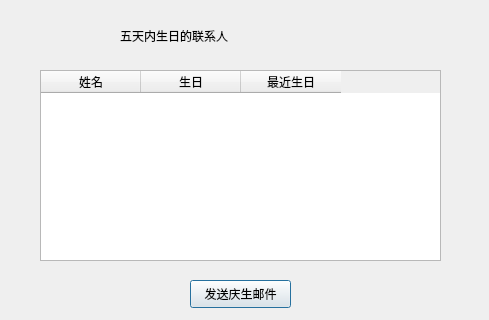
<?xml version="1.0" encoding="UTF-8"?>
<ui version="4.0">
 <class>HappyDlg</class>
 <widget class="QDialog" name="HappyDlg">
  <property name="geometry">
   <rect>
    <x>0</x>
    <y>0</y>
    <width>489</width>
    <height>320</height>
   </rect>
  </property>
  <property name="windowTitle">
   <string>Dialog</string>
  </property>
  <widget class="QTableWidget" name="classmatetable">
   <property name="geometry">
    <rect>
     <x>40</x>
     <y>70</y>
     <width>401</width>
     <height>191</height>
    </rect>
   </property>
   <property name="sizePolicy">
    <sizepolicy hsizetype="Preferred" vsizetype="Preferred">
     <horstretch>0</horstretch>
     <verstretch>0</verstretch>
    </sizepolicy>
   </property>
   <property name="editTriggers">
    <set>QAbstractItemView::NoEditTriggers</set>
   </property>
   <property name="tabKeyNavigation">
    <bool>true</bool>
   </property>
   <property name="dragDropOverwriteMode">
    <bool>true</bool>
   </property>
   <property name="selectionBehavior">
    <enum>QAbstractItemView::SelectRows</enum>
   </property>
   <property name="sortingEnabled">
    <bool>false</bool>
   </property>
   <attribute name="horizontalHeaderCascadingSectionResizes">
    <bool>false</bool>
   </attribute>
   <attribute name="verticalHeaderCascadingSectionResizes">
    <bool>false</bool>
   </attribute>
   <column>
    <property name="text">
     <string>姓名</string>
    </property>
   </column>
   <column>
    <property name="text">
     <string>生日</string>
    </property>
   </column>
   <column>
    <property name="text">
     <string>最近生日</string>
    </property>
   </column>
  </widget>
  <widget class="QLabel" name="label">
   <property name="geometry">
    <rect>
     <x>120</x>
     <y>20</y>
     <width>271</width>
     <height>31</height>
    </rect>
   </property>
   <property name="styleSheet">
    <string notr="true">font: 18pt &quot;张海山锐线体简&quot;;</string>
   </property>
   <property name="text">
    <string>五天内生日的联系人</string>
   </property>
  </widget>
  <widget class="QPushButton" name="happyBtn">
   <property name="geometry">
    <rect>
     <x>190</x>
     <y>280</y>
     <width>101</width>
     <height>28</height>
    </rect>
   </property>
   <property name="text">
    <string>发送庆生邮件</string>
   </property>
  </widget>
 </widget>
 <resources/>
 <connections/>
</ui>
